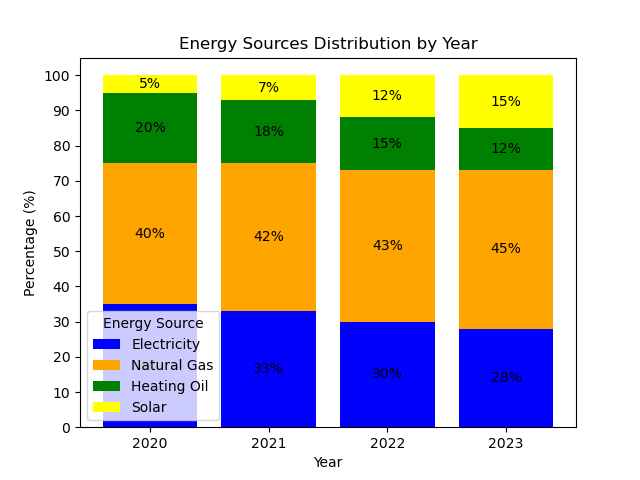

The Python source for this figure:

import matplotlib.pyplot as plt

# Given data
data = [
    {'Year': 2020, 'Electricity': '35%', 'Natural Gas': '40%', 'Heating Oil': '20%', 'Solar': '5%'},
    {'Year': 2021, 'Electricity': '33%', 'Natural Gas': '42%', 'Heating Oil': '18%', 'Solar': '7%'},
    {'Year': 2022, 'Electricity': '30%', 'Natural Gas': '43%', 'Heating Oil': '15%', 'Solar': '12%'},
    {'Year': 2023, 'Electricity': '28%', 'Natural Gas': '45%', 'Heating Oil': '12%', 'Solar': '15%'}
]

# Extract data and convert percentages to numeric values
years = [item['Year'] for item in data]
electricity = [int(item['Electricity'].rstrip('%')) for item in data]
natural_gas = [int(item['Natural Gas'].rstrip('%')) for item in data]
heating_oil = [int(item['Heating Oil'].rstrip('%')) for item in data]
solar = [int(item['Solar'].rstrip('%')) for item in data]

# Stack the data
bottom_electricity = [0] * len(years)
bottom_natural_gas = list(map(lambda x, y: x + y, bottom_electricity, electricity))
bottom_heating_oil = list(map(lambda x, y: x + y, bottom_natural_gas, natural_gas))
bottom_solar = list(map(lambda x, y: x + y, bottom_heating_oil, heating_oil))

# Plot the data
fig, ax = plt.subplots()

ax.bar(years, electricity, label='Electricity', color='blue', bottom=bottom_electricity)
ax.bar(years, natural_gas, label='Natural Gas', color='orange', bottom=bottom_natural_gas)
ax.bar(years, heating_oil, label='Heating Oil', color='green', bottom=bottom_heating_oil)
ax.bar(years, solar, label='Solar', color='yellow', bottom=bottom_solar)

# Formatting
ax.set_ylabel('Percentage (%)')
ax.set_xlabel('Year')
ax.set_title('Energy Sources Distribution by Year')
ax.set_xticks(years)
ax.set_yticks(range(0, 101, 10))
ax.legend(title='Energy Source')

# Display values on the bars
for i, (el, ng, ho, so) in enumerate(zip(electricity, natural_gas, heating_oil, solar)):
    ax.text(years[i], bottom_electricity[i] + el/2, f"{el}%", ha='center', va='center')
    ax.text(years[i], bottom_natural_gas[i] + ng/2, f"{ng}%", ha='center', va='center')
    ax.text(years[i], bottom_heating_oil[i] + ho/2, f"{ho}%", ha='center', va='center')
    ax.text(years[i], bottom_solar[i] + so/2, f"{so}%", ha='center', va='center')

# Show the figure
plt.show()
